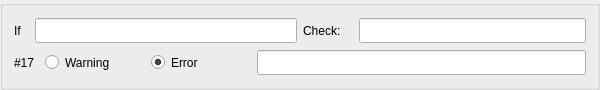
         <widget class="QGroupBox" name="groupBox_ch20">
          <property name="sizePolicy">
           <sizepolicy hsizetype="MinimumExpanding" vsizetype="Fixed">
            <horstretch>0</horstretch>
            <verstretch>0</verstretch>
           </sizepolicy>
          </property>
          <property name="minimumSize">
           <size>
            <width>600</width>
            <height>90</height>
           </size>
          </property>
          <property name="maximumSize">
           <size>
            <width>16777215</width>
            <height>90</height>
           </size>
          </property>
          <property name="title">
           <string/>
          </property>
          <layout class="QHBoxLayout" name="horizontalLayout_413">
           <item>
            <layout class="QVBoxLayout" name="verticalLayout_107">
             <item>
              <layout class="QHBoxLayout" name="horizontalLayout_414">
               <item>
                <layout class="QHBoxLayout" name="horizontalLayout_415">
                 <item>
                  <widget class="QLabel" name="label_432">
                   <property name="sizePolicy">
                    <sizepolicy hsizetype="Fixed" vsizetype="Fixed">
                     <horstretch>0</horstretch>
                     <verstretch>0</verstretch>
                    </sizepolicy>
                   </property>
                   <property name="minimumSize">
                    <size>
                     <width>15</width>
                     <height>25</height>
                    </size>
                   </property>
                   <property name="text">
                    <string>If</string>
                   </property>
                  </widget>
                 </item>
                 <item>
                  <widget class="QLineEdit" name="check_if_17">
                   <property name="sizePolicy">
                    <sizepolicy hsizetype="MinimumExpanding" vsizetype="Fixed">
                     <horstretch>0</horstretch>
                     <verstretch>0</verstretch>
                    </sizepolicy>
                   </property>
                   <property name="minimumSize">
                    <size>
                     <width>160</width>
                     <height>25</height>
                    </size>
                   </property>
                  </widget>
                 </item>
                </layout>
               </item>
               <item>
                <layout class="QHBoxLayout" name="horizontalLayout_416">
                 <item>
                  <widget class="QLabel" name="label_433">
                   <property name="sizePolicy">
                    <sizepolicy hsizetype="Fixed" vsizetype="Fixed">
                     <horstretch>0</horstretch>
                     <verstretch>0</verstretch>
                    </sizepolicy>
                   </property>
                   <property name="minimumSize">
                    <size>
                     <width>50</width>
                     <height>25</height>
                    </size>
                   </property>
                   <property name="text">
                    <string>Check:</string>
                   </property>
                  </widget>
                 </item>
                 <item>
                  <widget class="QLineEdit" name="check_check_17">
                   <property name="sizePolicy">
                    <sizepolicy hsizetype="MinimumExpanding" vsizetype="Fixed">
                     <horstretch>0</horstretch>
                     <verstretch>0</verstretch>
                    </sizepolicy>
                   </property>
                   <property name="minimumSize">
                    <size>
                     <width>160</width>
                     <height>25</height>
                    </size>
                   </property>
                  </widget>
                 </item>
                </layout>
               </item>
              </layout>
             </item>
             <item>
              <layout class="QHBoxLayout" name="horizontalLayout_417">
               <item>
                <widget class="QLabel" name="label_434">
                 <property name="sizePolicy">
                  <sizepolicy hsizetype="Fixed" vsizetype="Fixed">
                   <horstretch>0</horstretch>
                   <verstretch>0</verstretch>
                  </sizepolicy>
                 </property>
                 <property name="minimumSize">
                  <size>
                   <width>25</width>
                   <height>25</height>
                  </size>
                 </property>
                 <property name="maximumSize">
                  <size>
                   <width>25</width>
                   <height>25</height>
                  </size>
                 </property>
                 <property name="text">
                  <string>#17</string>
                 </property>
                </widget>
               </item>
               <item>
                <layout class="QHBoxLayout" name="horizontalLayout_418">
                 <item>
                  <widget class="QRadioButton" name="check_warning_17">
                   <property name="minimumSize">
                    <size>
                     <width>100</width>
                     <height>25</height>
                    </size>
                   </property>
                   <property name="text">
                    <string>Warning</string>
                   </property>
                  </widget>
                 </item>
                 <item>
                  <widget class="QRadioButton" name="check_error_17">
                   <property name="minimumSize">
                    <size>
                     <width>100</width>
                     <height>25</height>
                    </size>
                   </property>
                   <property name="text">
                    <string>Error</string>
                   </property>
                   <property name="checked">
                    <bool>true</bool>
                   </property>
                  </widget>
                 </item>
                </layout>
               </item>
               <item>
                <widget class="QLineEdit" name="check_message_17">
                 <property name="sizePolicy">
                  <sizepolicy hsizetype="MinimumExpanding" vsizetype="Fixed">
                   <horstretch>0</horstretch>
                   <verstretch>0</verstretch>
                  </sizepolicy>
                 </property>
                 <property name="minimumSize">
                  <size>
                   <width>170</width>
                   <height>25</height>
                  </size>
                 </property>
                </widget>
               </item>
              </layout>
             </item>
            </layout>
           </item>
          </layout>
         </widget>
